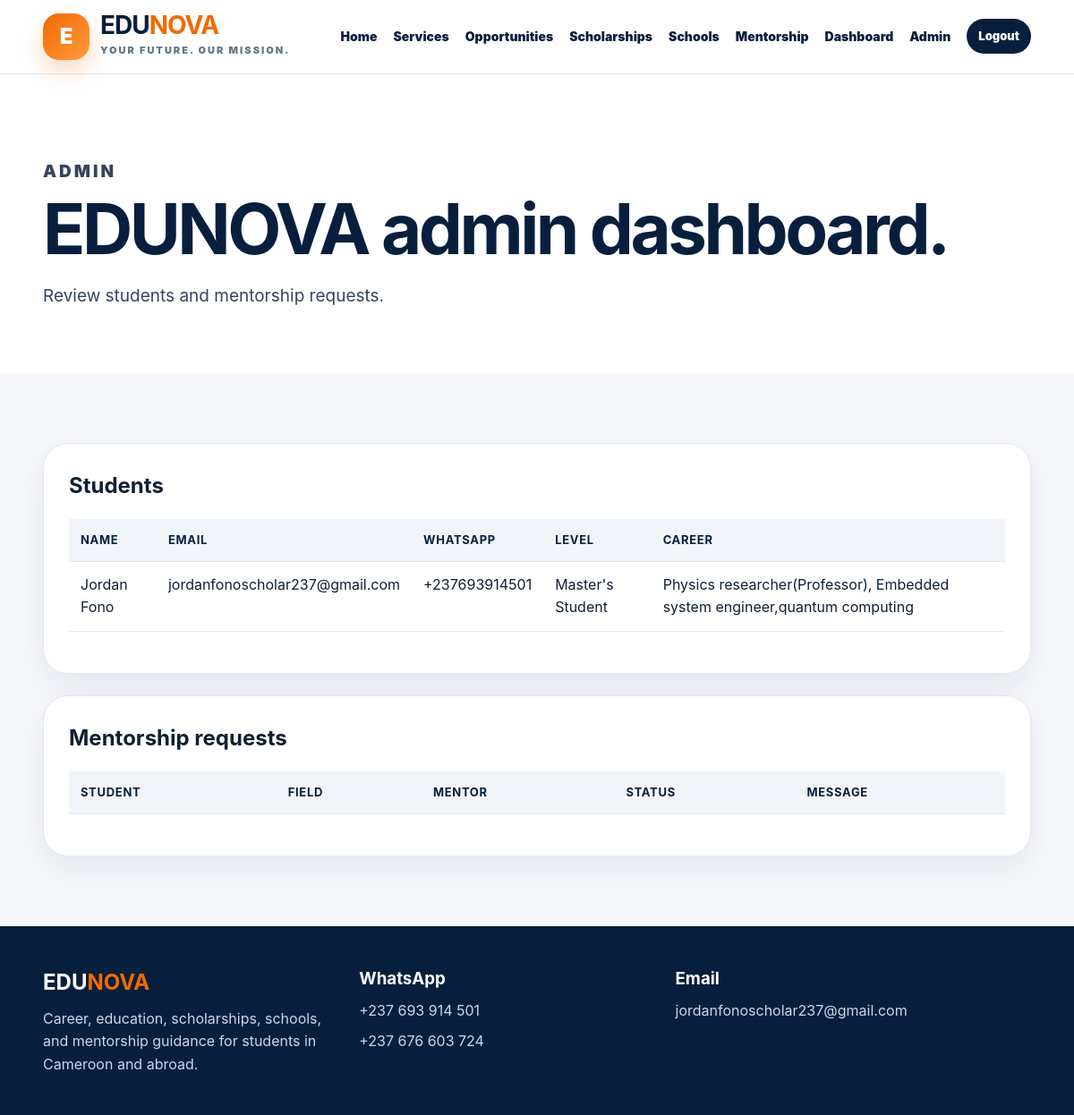
The page /admin (signed in) on the database its author committed.
### tables this page shows
CREATE TABLE users (
        id INTEGER PRIMARY KEY AUTOINCREMENT,
        full_name TEXT NOT NULL,
        email TEXT UNIQUE NOT NULL,
        password_hash TEXT NOT NULL,
        whatsapp TEXT,
        city TEXT,
        country TEXT,
        language TEXT,
        current_level TEXT,
        school TEXT,
        field_of_study TEXT,
        latest_results TEXT,
        strong_subjects TEXT,
        career_interest TEXT,
        preferred_destination TEXT,
        goals TEXT,
        created_at TEXT NOT NULL
    );

### app.py (the view)
@app.route("/admin")
@admin_required
def admin():
    students = all_rows("SELECT * FROM users ORDER BY created_at DESC")
    requests = all_rows("""SELECT mentorship_requests.*, users.full_name, users.email, users.whatsapp
        FROM mentorship_requests JOIN users ON users.id = mentorship_requests.user_id
        ORDER BY mentorship_requests.created_at DESC""")
    return render_template("admin.html", students=students, requests=requests)

### app.py (called while the page is built)
def get_db():
    if "db" not in g:
        DATABASE.parent.mkdir(exist_ok=True)
        g.db = sqlite3.connect(DATABASE)
        g.db.row_factory = sqlite3.Row
    return g.db

def one(sql, params=()):
    return get_db().execute(sql, params).fetchone()

def all_rows(sql, params=()):
    return get_db().execute(sql, params).fetchall()

def current_user():
    user_id = session.get("user_id")
    if not user_id:
        return None
    return one("SELECT * FROM users WHERE id = ?", (user_id,))

@app.context_processor
def inject_user():
    user = current_user()
    return {
        "current_user": user,
        "is_admin": bool(user and user["email"].lower() == app.config["ADMIN_EMAIL"]),
        "admin_email": app.config["ADMIN_EMAIL"],
    }

def admin_required(view):
    @wraps(view)
    def wrapper(*args, **kwargs):
        user = current_user()
        if not user or user["email"].lower() != app.config["ADMIN_EMAIL"]:
            flash("Admin access required.", "error")
            return redirect(url_for("login"))
        return view(*args, **kwargs)
    return wrapper

### templates/admin.html (shortened to what this page needs)
{% extends "base.html" %}
{% block content %}
<section class="page-hero"><div class="container"><p class="eyebrow">Admin</p><h1>EDUNOVA admin dashboard.</h1><p>Review students and mentorship requests.</p></div></section>
<section><div class="container admin-grid">
  <div class="card panel"><h2>Students</h2><div class="table-wrap"><table><thead><tr><th>Name</th><th>Email</th><th>WhatsApp</th><th>Level</th><th>Career</th></tr></thead><tbody>{% for s in students %}<tr><td>{{ s.full_name }}</td><td>{{ s.email }}</td><td>{{ s.whatsapp }}</td><td>{{ s.current_level }}</td><td>{{ s.career_interest }}</td></tr>{% endfor %}</tbody></table></div></div>
  <div class="card panel"><h2>Mentorship requests</h2><div class="table-wrap"><table><thead><tr><th>Student</th><th>Field</th><th>Mentor</th><th>Status</th><th>Message</th></tr></thead></table></div></div>
</div></section>
{% endblock %}

### static/css/styles.css (style rules this page uses)
:root { --navy:#071f3d;--navy2:#0b315c;--orange:#f26a00;--orange2:#ff9a3d;--blue:#1766d1;--green:#13a060;--bg:#f5f7fb;--card:#fff;--text:#102033;--muted:#65758a;--line:#e2e8f0;--shadow:0 22px 55px rgba(7,31,61,.12);--radius:28px }
* { box-sizing:border-box;margin:0;padding:0 }
html { scroll-behavior:smooth }
body { font-family:Inter,Arial,Helvetica,sans-serif;background:var(--bg);color:var(--text);line-height:1.6 }
.container { width:min(1180px,92%);margin:auto }
.eyebrow { color:var(--orange);font-weight:1000;letter-spacing:3px;font-size:13px;text-transform:uppercase }
.hero h1,.page-hero h1,.dashboard-hero h1 { font-size:clamp(44px,7vw,78px);line-height:.94;letter-spacing:-3.5px;color:var(--navy);margin-top:12px }
.hero-text,.page-hero p { margin-top:24px;max-width:760px;font-size:19px;color:#35445a }
section { padding:78px 0 }
.page-hero { background:white;padding:70px 0 }
.card { background:var(--card);border:1px solid var(--line);border-radius:var(--radius);box-shadow:0 14px 36px rgba(7,31,61,.07) }
.detail-card,.side-card,.auth-card,.auth-small,.panel { padding:28px }
.info-table,table { width:100%;border-collapse:collapse;margin:18px 0 }
.info-table th,.info-table td,table th,table td { padding:13px;border-bottom:1px solid var(--line);text-align:left;vertical-align:top }
.info-table th,table th { color:var(--navy);background:#f1f5f9;font-size:13px;text-transform:uppercase;letter-spacing:.7px }
.admin-grid { display:grid;gap:24px }
.table-wrap { overflow-x:auto }

### rows shown on the page
users: full_name "Jordan Fono", email "jordanfonoscholar237@gmail.com", whatsapp "+237693914501", current_level "Master's Student", career_interest "Physics researcher(Professor), Embedded system engineer,quantum computing"
